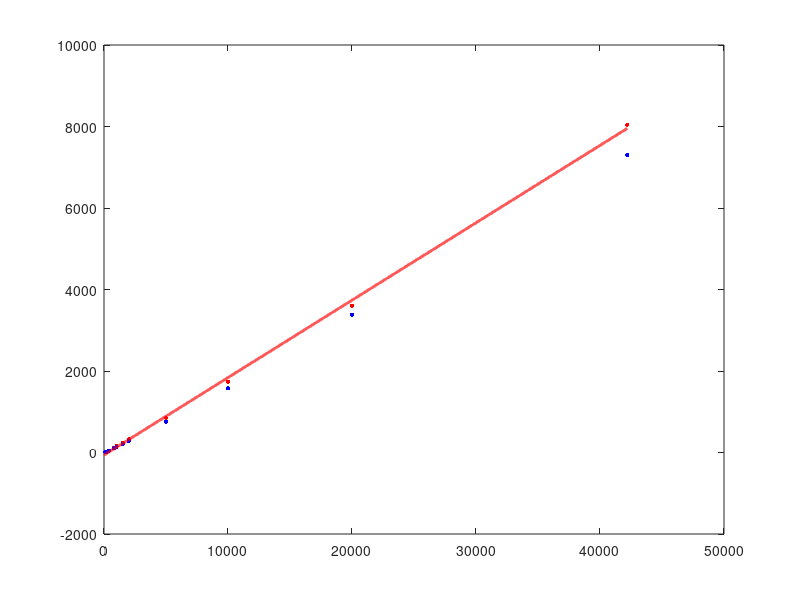

Reproduce this figure in MATLAB.
close all
clc
clear all
dist=[100 200 400 800 1000 1500 2000 5000 10000 20000 42195];
timeW=[10.49 21.34 47.60 113.28 148.98 230.07 321.56 846.62 1741.03 3601.11 8044.00];
timeM=[9.58 19.19 43.03 100.91 131.96 206.00 284.79 755.36 1571.00 3380.02 7299.00];
x=dist;
n=length(x);
y1=timeW;
y2=timeM;
plot(x,y1,'r.','MarkerSize',10)
hold on
plot(x,y2,'b.','MarkerSize',10)


A=[...
    n       sum(x)
    sum(x)  sum(x.^2)];
B1=[ sum(y1)
    sum(x.*y1)];

B2=[sum(y2)
    sum(x.*y2)];

aaW=A\B1
aaM=A\B2

P_w=@(x) aaW(2).*x+aaW(1);
P_m=@(x) aaM(2).*x+aaM(1);

xxxx=1:42195;
plot(xxxx,P_w(xxxx),'r','LineWidth',2)
% plot(xxxx,P_m(xxxx),'b','LineWidth',2)

Y1=log10(y1);
X=log10(x);


B1_T=[ sum(Y1)
    sum(X.*Y1)];

aaWT=A\B1_T;
a0=aaWT(1)
a1=aaWT(2)


w2=a1;
% w1=exp(a0)
w1=10^a0;

% P_wT=@(x) w1*exp(w2*x);
P_wT=@(x) w2.*(x.^w1);
plot(xxxx,P_wT(xxxx),'r--','LineWidth',2)



